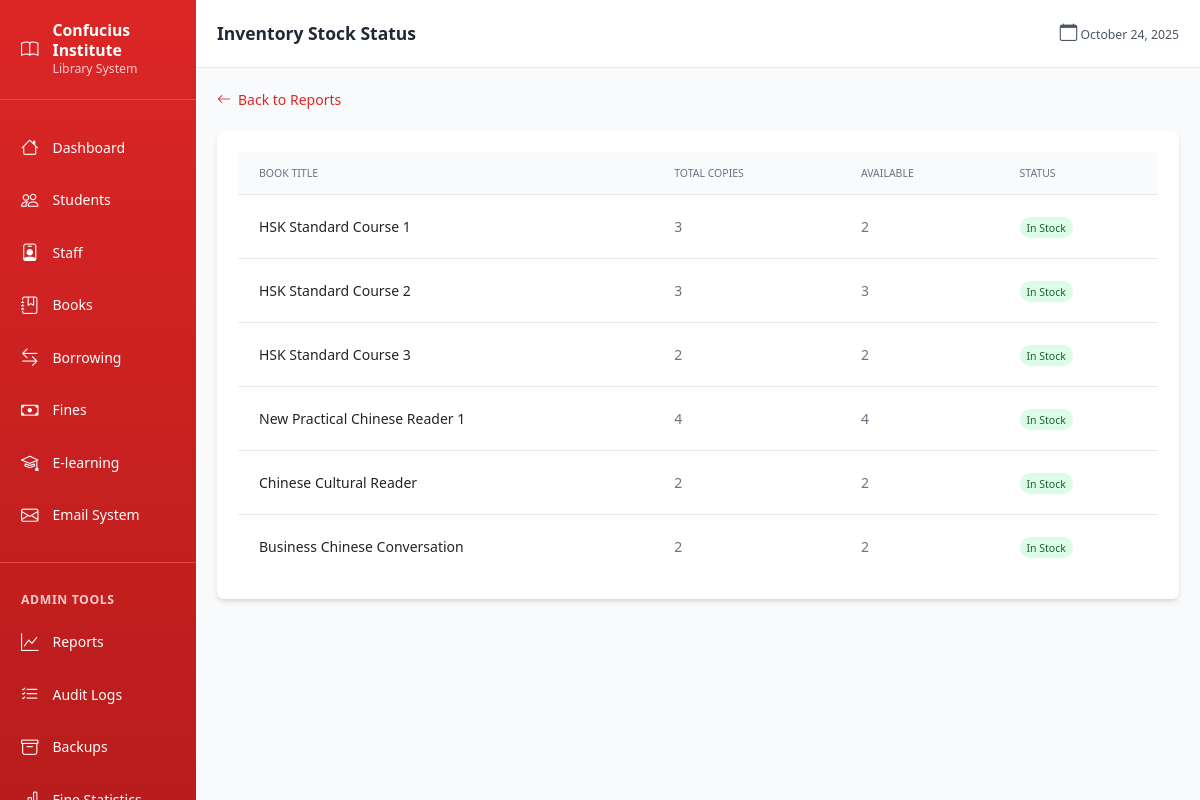
The app's page /reports/stock-status (signed in) with its own data.
### models.py (models this page shows)
class Book(db.Model):
    id = db.Column(db.Integer, primary_key=True)
    title = db.Column(db.String(200), nullable=False)
    author = db.Column(db.String(200))
    publisher = db.Column(db.String(200))
    isbn = db.Column(db.String(20), unique=True, nullable=True)
    unique_id = db.Column(db.String(50), unique=True, nullable=False)
    category_id = db.Column(db.Integer, db.ForeignKey('category.id'), nullable=True)
    total_copies = db.Column(db.Integer, default=1)
    shelf_location = db.Column(db.String(50))
    created_at = db.Column(db.DateTime, default=datetime.utcnow)
    borrow_records = db.relationship('BorrowRecord', backref='book_ref', lazy=True)
    @property
    def available_copies(self):
        borrowed_count = BorrowRecord.query.filter_by(book_id=self.id, returned_at=None).count()
        return self.total_copies - borrowed_count
    @property
    def category_name(self):
        return self.category_ref.name if self.category_ref else 'Uncategorized'

### blueprints/reports.py (the view)
@reports_bp.route('/stock-status')
@login_required
def stock_status():
    if current_user.role != 'admin':
        flash('Access denied. Admin privileges required.', 'error')
        return redirect(url_for('dashboard.index'))
    books = Book.query.all()
    stock_data = []
    for book in books:
        stock_data.append({
            'title': book.title,
            'author': book.author,
            'unique_id': book.unique_id,
            'category': book.category_name,
            'total_copies': book.total_copies,
            'available_copies': book.available_copies,
            'borrowed_copies': book.total_copies - book.available_copies
        })
    return render_template('reports/stock_status.html', books=stock_data)

### templates/reports/stock_status.html (shortened to what this page needs)
{% extends 'base.html' %}
{% block page_header %}Inventory Stock Status{% endblock %}
{% block content %}
<div class="max-w-6xl mx-auto">
    <div class="mb-6">
        <a href="{{ url_for('reports.index') }}" class="inline-flex items-center text-red-600 hover:text-red-700">
            <i class="bi bi-arrow-left mr-2"></i>Back to Reports
        </a>
    </div>
    <div class="bg-white rounded-lg shadow-md overflow-hidden">
        <div class="p-6">
            {% if books %}
            <div class="overflow-x-auto">
                <table class="min-w-full divide-y divide-gray-200">
                    <thead class="bg-gray-50">
                        <tr>
                            <th class="px-6 py-3 text-left text-xs font-medium text-gray-500 uppercase">Book Title</th>
                            <th class="px-6 py-3 text-left text-xs font-medium text-gray-500 uppercase">Total Copies</th>
                            <th class="px-6 py-3 text-left text-xs font-medium text-gray-500 uppercase">Available</th>
                            <th class="px-6 py-3 text-left text-xs font-medium text-gray-500 uppercase">Status</th>
                        </tr>
                    </thead>
                    <tbody class="bg-white divide-y divide-gray-200">
                        {% for book in books %}
                        <tr class="hover:bg-gray-50">
                            <td class="px-6 py-4 font-medium">{{ book.title }}</td>
                            <td class="px-6 py-4 text-gray-500">{{ book.total_copies }}</td>
                            <td class="px-6 py-4 text-gray-500">{{ book.available_copies }}</td>
                            <td class="px-6 py-4">
                                {% if book.available_copies == 0 %}
                                    <span class="px-2 py-1 text-xs font-medium rounded-full bg-red-100 text-red-800">Out of Stock</span>
                                {% elif book.available_copies <= (book.total_copies * 0.3) %}
                                    <span class="px-2 py-1 text-xs font-medium rounded-full bg-yellow-100 text-yellow-800">Low Stock</span>
                                {% else %}
                                    <span class="px-2 py-1 text-xs font-medium rounded-full bg-green-100 text-green-800">In Stock</span>
                                {% endif %}
                            </td>
                        </tr>
                        {% endfor %}
                    </tbody>
                </table>
            </div>
            {% else %}
            <div class="text-center py-12 text-gray-500">
                <i class="bi bi-inbox text-5xl mb-3"></i>
                <p>No books in inventory</p>
            </div>
            {% endif %}
        </div>
    </div>
</div>
{% endblock %}

### templates/base.html (style rules this page uses)
:root { font-size: 14px; }

### records on screen
Book: title "HSK Standard Course 1"
Book: title "HSK Standard Course 2"
Book: title "HSK Standard Course 3"
Book: title "New Practical Chinese Reader 1"
Book: title "Chinese Cultural Reader"
Book: title "Business Chinese Conversation"

### other values on screen
{{ book.total_copies }} "3" "3" "2" "4" "2" "2"
{{ book.available_copies }} "2" "3" "2" "4" "2" "2"
